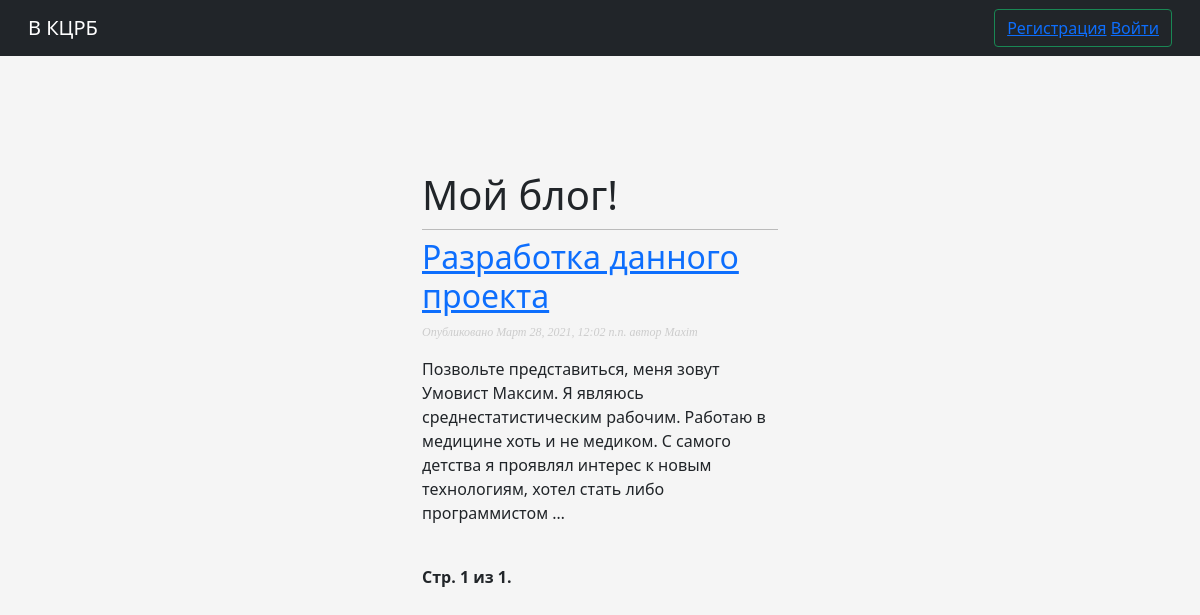
Screenshot of /blog/ with the database file from the repository.
### blog/models.py (models this page shows, shortened)
class Post(models.Model):
    STATUS_CHOICES = (
        ('draft', 'Draft'),
        ('published', 'Published'),
    )
    title = models.CharField(max_length=250)
    slug = models.SlugField(max_length=250,
                            unique_for_date='publish')
    author = models.ForeignKey(User,
                               on_delete=models.CASCADE,
                               related_name='blog_posts')
    body = models.TextField()
    publish = models.DateTimeField(default=timezone.now)
    created = models.DateTimeField(auto_now_add=True)
    updated = models.DateTimeField(auto_now=True)
    status = models.CharField(max_length=10,
                              choices=STATUS_CHOICES,
                              default='draft')
    class Meta:
        ordering = ('-publish',)
    def get_absolute_url(self):
        return reverse('blog:post_detail',
                       args=[self.publish.year,
                             self.publish.month,
                             self.publish.day,
                             self.slug])

### blog/views.py (the view)
# urls.py: path('', views.PostListView.as_view(), name='post_list'),
class PostListView(ListView):
    queryset = Post.objects.all()
    context_object_name = 'posts'
    paginate_by = 3
    template_name = 'blog/post/list.html'

### blog/templates/blog/post/list.html (shortened to what this page needs)
{% extends "blog/base.html" %}
{% block content %}
    <h1>Мой блог!</h1>
        {% for post in posts %}
        <h2>
            <a href="{{ post.get_absolute_url }}">{{ post.title }}</a>
        </h2>
        <p class="date">Опубликовано {{ post.publish }} автор {{ post.author }}</p>
        {{ post.body|truncatewords:30|linebreaks }}
{% endfor %}
{% include "pagination.html" with page=page_obj %}
{% endblock %}

### blog/static/css/blog.css (style rules this page uses)
body { margin:0; padding:0; font-family:helvetica, sans-serif; }
a { color:#00abff; text-decoration:none; }
h1 { font-weight:normal; border-bottom:1px solid #bbb; padding:0 0 10px 0; }
h2 { font-weight:normal; margin:30px 0 0; }
p.date { color:#ccc; font-family: georgia, serif; font-size: 12px; font-style: italic; }

### account/static/css/login.css (style rules this page uses)
html, body { height: 100%; }
body { display: flex; align-items: center; padding-top: 40px; padding-bottom: 40px; background-color: #f5f5f5; }

### rows the page displays
Post: title "Разработка данного проекта", publish "Март 28, 2021, 12:02 п.п.", author "Maxim", body "Позвольте представиться, меня зовут Умовист Максим. Я являюсь среднестатистическим рабочим. Работаю в медицине хоть и не медиком. С самого детства я проявлял интерес к новым технологиям, хотел стать либо программистом …"

### other values shown
{{ page.number }} "1"
{{ page.paginator.num_pages }} "1"
